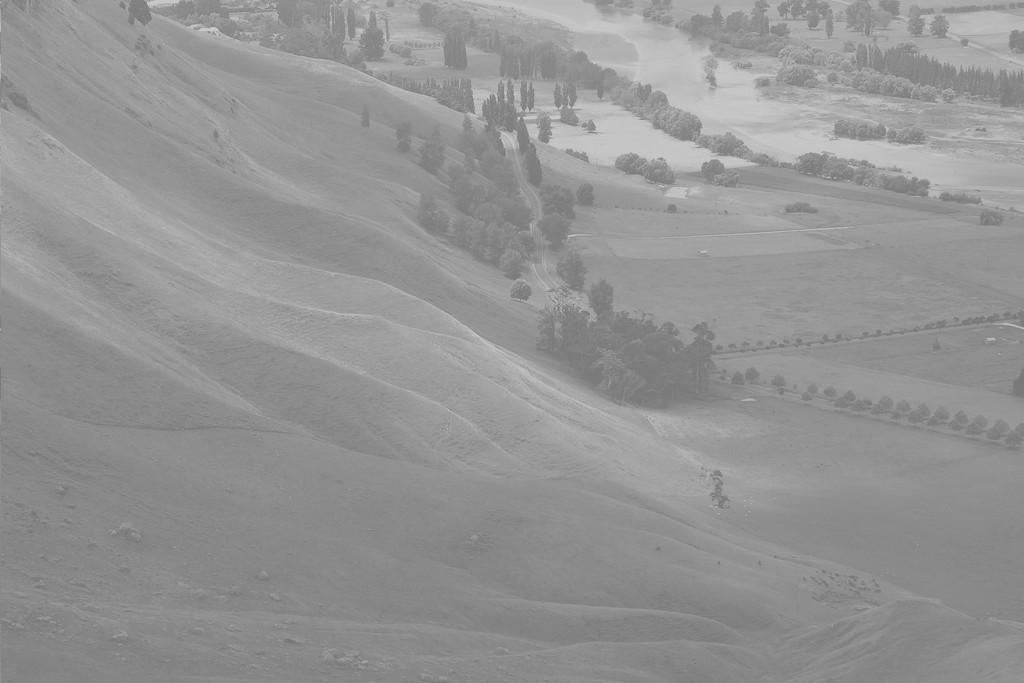
#> input picture 4-Histograms/2-Histogram_Equalization/bay.jpg, 1024 x 683 px
$ python Histogram_Equalization.py
#> lines starting #> are read from the running program, lines starting #| are printed output that depends on the picture
"""    CEFET-RJ - UNED Nova Iguaçu
   Dep. Engenharia de Controle e Automação
 Disciplina: Processamento Digital de Imagens
 - Professor: Gabriel Matos Araujo
 - Material de Aula (Conversão em Python)
 - Script escrito por Pedro Monforte

           Original File Heading
 EE368/CS232 Digital Image Processing
 Bernd Girod
 Department of Electrical Engineering, Stanford University

 Script by Qiyuan Tian and David Chen
 Histogram equalization example
"""
#%%
import cv2
import matplotlib.pyplot as plt

# Load test image
img = cv2.imread('bay.jpg',0)
#> img is the input picture: shape (683, 1024); min 114, max 212, mean 148
#img = cv2.imread('brain.jpg',0)
#img = cv2.imread('moon.jpg',0)

# Perform histogram equalization
eqImg = cv2.equalizeHist(img)
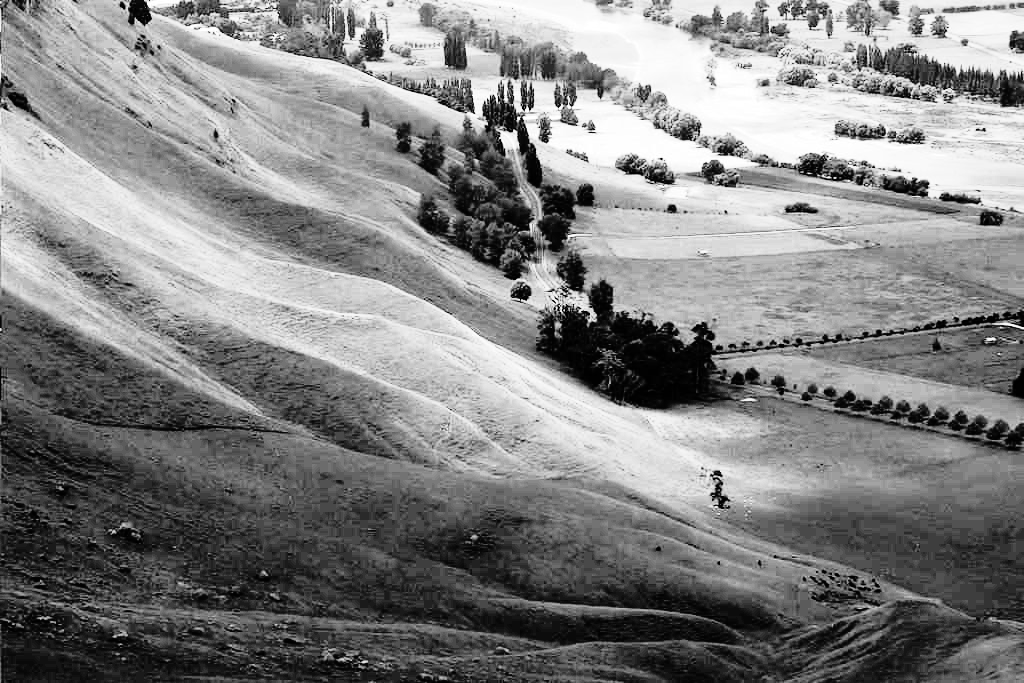
#> eqImg: shape (683, 1024); min 0, max 255, mean 130.5

# Comparing Images
plt.gray() # set the color map to grayscale in matplotlib
figs, axs = plt.subplots(1, 2, figsize=(10, 3))
titlelist = ['original image','equalized image']
imagelist = [img,eqImg]
for ax,title,fig in zip(axs,titlelist,imagelist):
    ax.imshow(fig,vmax=255,vmin=0)
    ax.set_title(title.capitalize())
    ax.axis('off')
#> this loop made 2 passes
#> title on passes 1 to 2: 'original image', 'equalized image'

# Plotting histograms
figs, axs = plt.subplots(1, 2, figsize=(10, 3))
for ax,title,fig in zip(axs,titlelist,imagelist):
    ax.hist(fig.flatten(),256,[0,256], color = 'r')
    ax.set_title(title.capitalize())
    ax.axis('on')
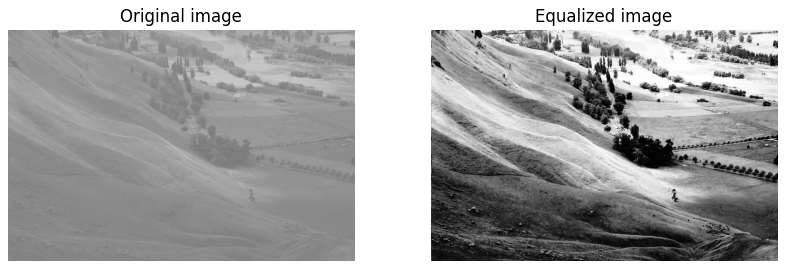
#> figure drawn by matplotlib, 2 panels
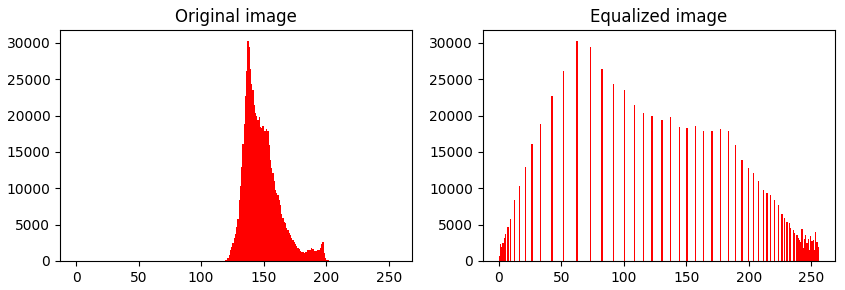
#> figure drawn by matplotlib, 2 panels; panel 1: tallest bar 30266 high, from x = 137 to 138; panel 2: tallest bar 30266 high, from x = 62 to 63
